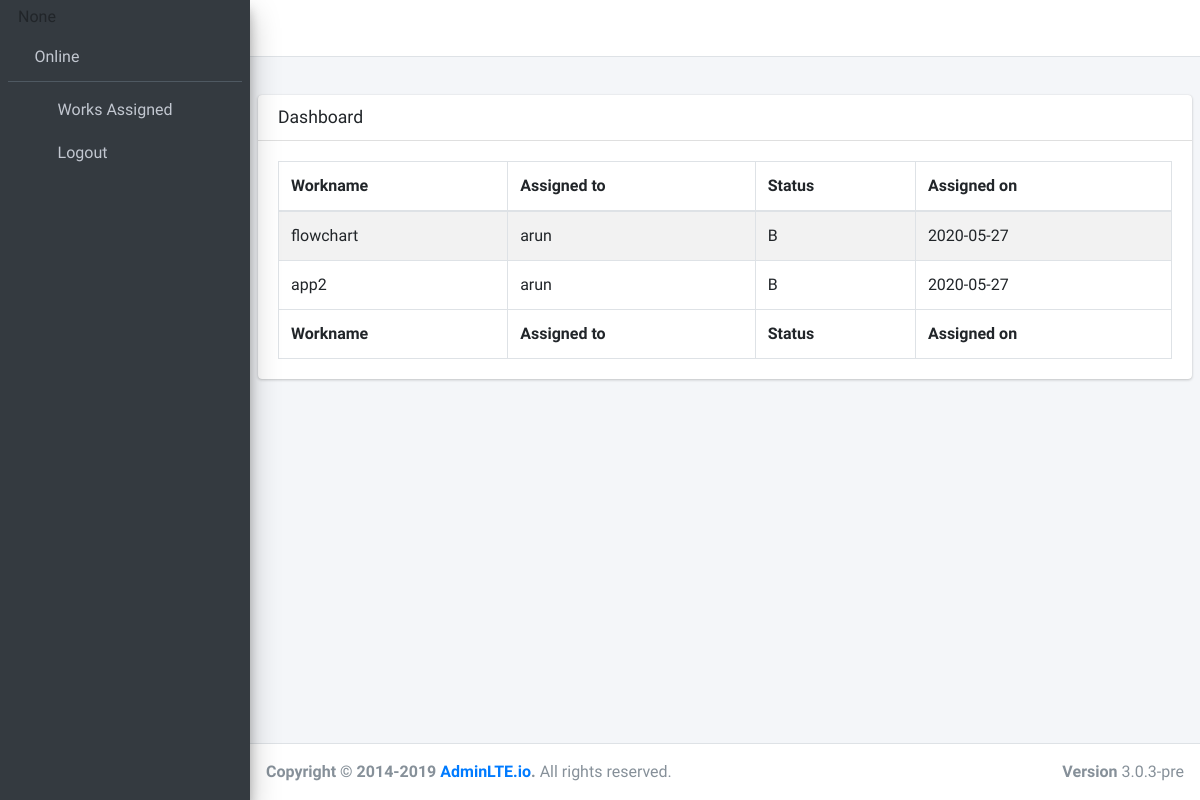
The app's page /workflow/template, older data.
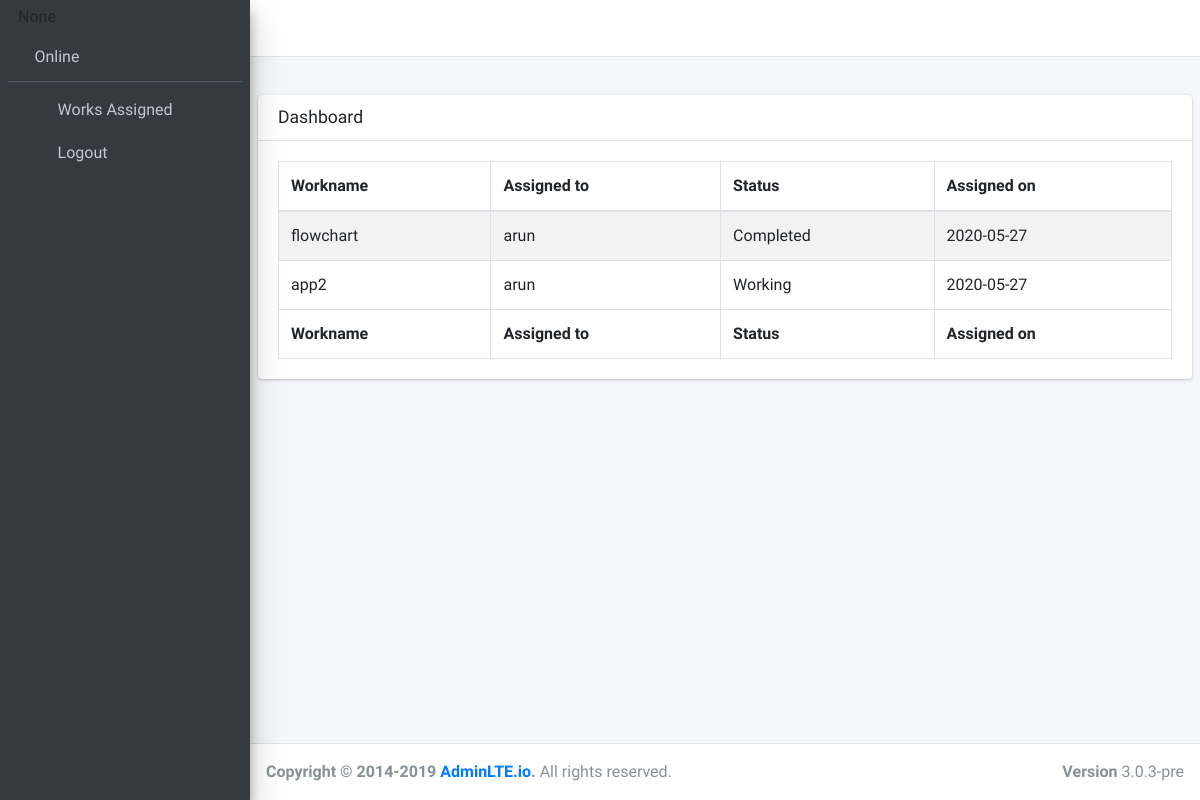
The same page, newer data.
### Detection/models.py (models this page shows)
class Work(models.Model):
    workname=models.CharField(max_length=25)
    workprogres=models.CharField(max_length=25)
    def __str__(self):
        return self.workname

class User(models.Model):
    name=models.CharField(max_length=50)
    email=models.CharField(max_length=250)
    username=models.CharField(max_length=250)
    password=models.CharField(max_length=250)
    desg=models.CharField(max_length=250)
    def __str__(self):
        return self.name

### Detection/views.py (the view)
# urls.py: path('template',views.temp,name="temp"),
def temp(request):
    wa=WorkAssign.objects.all().select_related().all()
    joined = []
    for x in wa:
        joined.append({
            'workname': x.workname,
            'workprogress': x.workname.workprogres,
            'id': int(x.id),
            'workid':x.workname.id,
            'developer':x.username,
            'date':str(x.workDate).split()[0],
        })
    my_dict={
        'data':joined,
        'username':request.POST.get('username')
    }
    print ("dict['Name']: ", my_dict['username'])
    return render(request,'template.html',context=my_dict)

### templates/template.html
{% extends "master.html" %}
{% block maincontent %}
<section class="content">
  <div class="row">
    <div class="col-12">
      <div class="card">
        <div class="card-header">
          <h3 class="card-title">Dashboard</h3>
        </div>
        <div class="card-body">
          <table id="example1" class="table table-bordered table-striped">
            <thead>
            <tr>
              <th>Workname</th>
                <th>Assigned to</th>
                <th>Status</th>
                <th>Assigned on</th>
            </tr>
            </thead>
            <tbody>
              {% for al in data %}
              <tr>
                 <td>{{al.workname}}</td>
                 <td>{{al.developer}}</td>
                 <td>{{al.workprogress}}</td>
                 <td>{{al.date}}</td>
              </tr>
              {% endfor %}
            </tbody>
            <tfoot>
            <tr>
                <th>Workname</th>
                <th>Assigned to</th>
                <th>Status</th>
                <th>Assigned on</th>
            </tr>
            </tfoot>
          </table>
        </div>
      </div>
    </div>
  </div>
</section>
{% endblock %}
{% block sidebarusername %}
{{username}}
{% endblock %}

### templates/master.html (shortened to what this page needs)
{% load static %}
<!DOCTYPE html>
<html>
<head>
  <link rel="stylesheet" href="{% static 'plugins/fontawesome-free/css/all.min.css' %}">
  <link rel="stylesheet" href="https://code.ionicframework.com/ionicons/2.0.1/css/ionicons.min.css">
  <link rel="stylesheet" href="{% static 'plugins/datatables-bs4/css/dataTables.bootstrap4.min.css' %}">
  <link rel="stylesheet" href="{% static 'plugins/datatables-responsive/css/responsive.bootstrap4.min.css' %}">
  <link rel="stylesheet" href="{% static 'dist/css/adminlte.min.css' %}">
</head>
<body class="hold-transition sidebar-mini">
<div class="wrapper">
  <nav class="main-header navbar navbar-expand navbar-white navbar-light">
    <ul class="navbar-nav">
      <li class="nav-item">
        <a class="nav-link" data-widget="pushmenu" href="#" role="button"><i class="fas fa-bars"></i></a>
      </li>
    </ul>
  </nav>
  <aside class="main-sidebar sidebar-dark-primary elevation-4">
    <div class="sidebar">
      <div class="user-panel">
      <div class="pull-left info">
        <p>{% block sidebarusername %}
    {% endblock %}</p>
        <a href="#"><i class="fa fa-circle text-success"></i> Online</a>
      </div>
    </div>
      <nav class="mt-2">
        <ul class="nav nav-pills nav-sidebar flex-column" data-widget="treeview" role="menu" data-accordion="false">
          <li class="nav-item has-treeview">
            <a href="{% url 'fraud:loadData' %}" class="nav-link">
              <i class="nav-icon fas fa-tachometer-alt"></i>
              <p>
                Works Assigned
              </p>
            </a>
          </li>
          <li class="nav-item has-treeview">
            <a href="{% url 'fraud:login' %}" class="nav-link">
              <i class="nav-icon fas fa-tachometer-alt"></i>
              <p>
                Logout
              </p>
            </a>
          </li>
        </ul>
      </nav>
    </div>
  </aside>
  <div class="content-wrapper">
    <section class="content-header">
    </section>
    {% block maincontent %}
    {% endblock %}
  </div>
  <footer class="main-footer">
    <div class="float-right d-none d-sm-block">
      <b>Version</b> 3.0.3-pre
    </div>
    <strong>Copyright &copy; 2014-2019 <a href="http://adminlte.io">AdminLTE.io</a>.</strong> All rights
    reserved.
  </footer>
</div>
</body>
</html>

Row changes from the older to the newer data that the page shows:
changed Work "flowchart": workprogress "B" → "Completed"
changed Work "app2": workprogress "B" → "Working"
